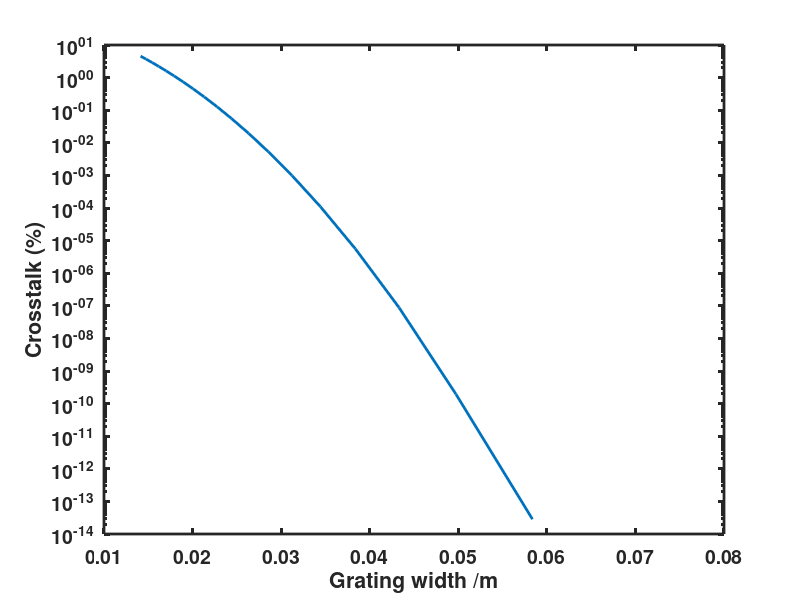

MATLAB code for this plot:
lamda = 600e-9; %wavelength 
w2 = linspace(0.2,1,20)*1e-6; 
f = 37e-3; %the focal length of the cylindrical lens
w1 = lamda*f/pi./w2;  %incident Gaussian waist
sigma = w2/2;  
width_grating = 2*w1; % the width of grating
L = 2e-6; % the width of two pixels 
half_L = L / 2; 


prob = normcdf(half_L, 0, sigma) - normcdf(-half_L, 0, sigma);
percentage = prob * 100;
crosstalk = 100-percentage; % the percentage of light intensity that leaks outside the designated pixel area
%%
figure;
semilogy(width_grating, crosstalk, 'LineWidth', 2);
xlabel('Grating width /m');
ylabel('Crosstalk (%)');
set(gca,'FontSize',14,'FontWeight','bold','LineWidth',...
    2);

